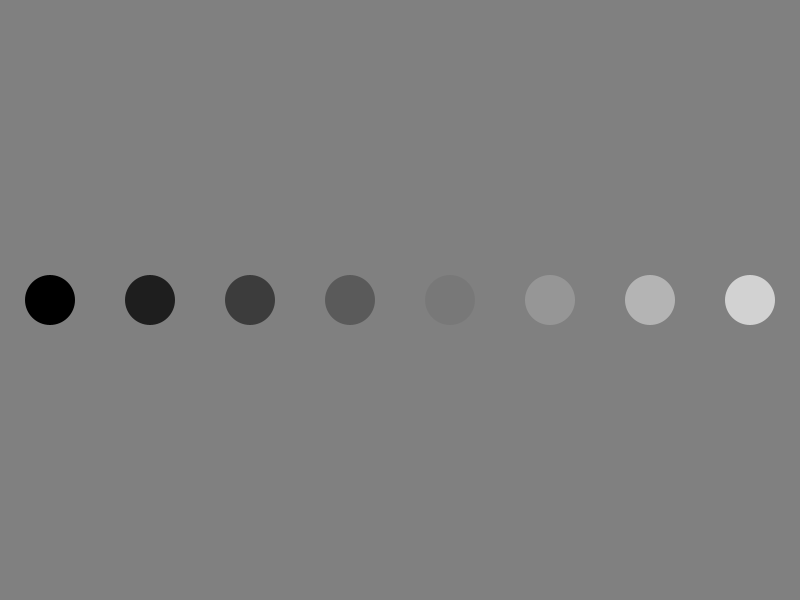
Frame 1 (no input)
Frame 60 (the mouse pressed at the canvas centre just before this capture): identical to frame 1, image omitted
Frame 120 (the mouse held since frame 60 and released just before this capture): identical to frame 1, image omitted

The Processing sketch that drew this single still picture (run headless with seeded random() and noise(); from frame 60 on, the mouse is pressed at the canvas centre):

// Processing sketch: array_example
// ── array_example.pde
// Interactive Digital Multimedia Techniques
// Queen Mary University of London, 2014

float[] grays = {0, 30, 60, 90, 120, 150, 180, 210};

void setup() {
  size(800, 600);
}


void draw() {
  background(128);
  noStroke();

  for(int i = 0 ; i < 8 ; i++) {
    fill(grays[i]);
    int xPosition = 50 + 100*i;
    ellipse(xPosition, 300, 50, 50);  
  }
  
  // The code below does the same thing
  // as the for() loop above:
  
  /*fill(grays[0]);
  ellipse(50, 300, 50, 50);
  fill(grays[1]);
  ellipse(150, 300, 50, 50);
  fill(grays[2]);
  ellipse(250, 300, 50, 50);
  fill(grays[3]);
  ellipse(350, 300, 50, 50);  
  fill(grays[4]);
  ellipse(450, 300, 50, 50);
  fill(grays[5]);
  ellipse(550, 300, 50, 50);
  fill(grays[6]);
  ellipse(650, 300, 50, 50);
  fill(grays[7]);
  ellipse(750, 300, 50, 50);  */  
}
